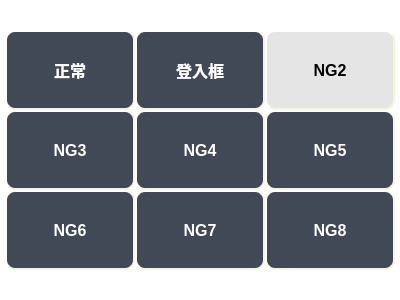
<?xml version="1.0" encoding="UTF-8"?>
<ui version="4.0">
 <class>TestForm</class>
 <widget class="QWidget" name="TestForm">
  <property name="geometry">
   <rect>
    <x>0</x>
    <y>0</y>
    <width>400</width>
    <height>300</height>
   </rect>
  </property>
  <property name="minimumSize">
   <size>
    <width>400</width>
    <height>300</height>
   </size>
  </property>
  <property name="maximumSize">
   <size>
    <width>400</width>
    <height>300</height>
   </size>
  </property>
  <property name="windowTitle">
   <string>Form</string>
  </property>
  <property name="styleSheet">
   <string notr="true">QWidget{background-color: transparent; border: 0px solid black;}</string>
  </property>
  <layout class="QGridLayout" name="gridLayout_2">
   <property name="leftMargin">
    <number>0</number>
   </property>
   <property name="topMargin">
    <number>0</number>
   </property>
   <property name="rightMargin">
    <number>0</number>
   </property>
   <property name="bottomMargin">
    <number>0</number>
   </property>
   <item row="0" column="0">
    <layout class="QGridLayout" name="gridLayout">
     <property name="leftMargin">
      <number>5</number>
     </property>
     <property name="rightMargin">
      <number>5</number>
     </property>
     <property name="spacing">
      <number>0</number>
     </property>
     <item row="0" column="0">
      <widget class="QPushButton" name="pushButton_ok">
       <property name="sizePolicy">
        <sizepolicy hsizetype="Minimum" vsizetype="Fixed">
         <horstretch>80</horstretch>
         <verstretch>80</verstretch>
        </sizepolicy>
       </property>
       <property name="minimumSize">
        <size>
         <width>80</width>
         <height>80</height>
        </size>
       </property>
       <property name="styleSheet">
        <string notr="true">QPushButton { 
                            color:#ffffff;
                            background-color:#424956;
                            border-style: outset;
                            border-width:2px;
                            border-radius:10px;
                            border-color: beige;
                            font: bold 16px;
                            padding:6px;
                            }
                            QPushButton:hover{
                            color:#ffffff;
                                background-color:#ff5500
                            }
                            QPushButton:pressed{
                            color:#ffffff;
                                background-color:#ff5500
                            }
                            QPushButton:!enabled{
									
								color: rgb(235, 235, 235);
								
	background-color: rgb(143, 143, 143);
							}</string>
       </property>
       <property name="text">
        <string>正常</string>
       </property>
       <property name="shortcut">
        <string>Space</string>
       </property>
      </widget>
     </item>
     <item row="2" column="1">
      <widget class="QPushButton" name="pushButton_ng7">
       <property name="sizePolicy">
        <sizepolicy hsizetype="Minimum" vsizetype="Fixed">
         <horstretch>80</horstretch>
         <verstretch>80</verstretch>
        </sizepolicy>
       </property>
       <property name="minimumSize">
        <size>
         <width>80</width>
         <height>80</height>
        </size>
       </property>
       <property name="styleSheet">
        <string notr="true">QPushButton { 
                            color:#ffffff;
                            background-color:#424956;
                            border-style: outset;
                            border-width:2px;
                            border-radius:10px;
                            border-color: beige;
                            font: bold 16px;
                            padding:6px;
                            }
                            QPushButton:hover{
                            color:#ffffff;
                                background-color:#ff5500
                            }
                            QPushButton:pressed{
                            color:#ffffff;
                                background-color:#ff5500
                            }
                            QPushButton:!enabled{
									
								color: rgb(235, 235, 235);
								
	background-color: rgb(143, 143, 143);
							}</string>
       </property>
       <property name="text">
        <string>NG7</string>
       </property>
       <property name="shortcut">
        <string/>
       </property>
      </widget>
     </item>
     <item row="2" column="0">
      <widget class="QPushButton" name="pushButton_ng6">
       <property name="sizePolicy">
        <sizepolicy hsizetype="Minimum" vsizetype="Fixed">
         <horstretch>80</horstretch>
         <verstretch>80</verstretch>
        </sizepolicy>
       </property>
       <property name="minimumSize">
        <size>
         <width>80</width>
         <height>80</height>
        </size>
       </property>
       <property name="styleSheet">
        <string notr="true">QPushButton { 
                            color:#ffffff;
                            background-color:#424956;
                            border-style: outset;
                            border-width:2px;
                            border-radius:10px;
                            border-color: beige;
                            font: bold 16px;
                            padding:6px;
                            }
                            QPushButton:hover{
                            color:#ffffff;
                                background-color:#ff5500
                            }
                            QPushButton:pressed{
                            color:#ffffff;
                                background-color:#ff5500
                            }
                            QPushButton:!enabled{
									
								color: rgb(235, 235, 235);
								
	background-color: rgb(143, 143, 143);
							}</string>
       </property>
       <property name="text">
        <string>NG6</string>
       </property>
       <property name="shortcut">
        <string/>
       </property>
      </widget>
     </item>
     <item row="2" column="2">
      <widget class="QPushButton" name="pushButton_ng8">
       <property name="sizePolicy">
        <sizepolicy hsizetype="Minimum" vsizetype="Fixed">
         <horstretch>80</horstretch>
         <verstretch>80</verstretch>
        </sizepolicy>
       </property>
       <property name="minimumSize">
        <size>
         <width>80</width>
         <height>80</height>
        </size>
       </property>
       <property name="styleSheet">
        <string notr="true">QPushButton { 
                            color:#ffffff;
                            background-color:#424956;
                            border-style: outset;
                            border-width:2px;
                            border-radius:10px;
                            border-color: beige;
                            font: bold 16px;
                            padding:6px;
                            }
                            QPushButton:hover{
                            color:#ffffff;
                                background-color:#ff5500
                            }
                            QPushButton:pressed{
                            color:#ffffff;
                                background-color:#ff5500
                            }
                            QPushButton:!enabled{
									
								color: rgb(235, 235, 235);
								
	background-color: rgb(143, 143, 143);
							}</string>
       </property>
       <property name="text">
        <string>NG8</string>
       </property>
       <property name="shortcut">
        <string>8</string>
       </property>
      </widget>
     </item>
     <item row="0" column="2">
      <widget class="QPushButton" name="pushButton_ng2">
       <property name="sizePolicy">
        <sizepolicy hsizetype="Minimum" vsizetype="Fixed">
         <horstretch>80</horstretch>
         <verstretch>80</verstretch>
        </sizepolicy>
       </property>
       <property name="minimumSize">
        <size>
         <width>80</width>
         <height>80</height>
        </size>
       </property>
       <property name="styleSheet">
        <string notr="true">QPushButton { 
                            color:#000000;
	background-color: rgb(229, 229, 229);
                            border-style: outset;
                            border-width:2px;
                            border-radius:10px;
                            border-color: beige;
                            font: bold 16px;
                            padding:6px;
                            }
                            QPushButton:hover{
                            color:#ffffff;
                                background-color:#ff5500
                            }
                            QPushButton:pressed{
                            color:#ffffff;
                                background-color:#ff5500
                            }
                            QPushButton:!enabled{
									
								color: rgb(235, 235, 235);
								
	background-color: rgb(143, 143, 143);
							}</string>
       </property>
       <property name="text">
        <string>NG2</string>
       </property>
       <property name="shortcut">
        <string>2</string>
       </property>
      </widget>
     </item>
     <item row="1" column="2">
      <widget class="QPushButton" name="pushButton_ng5">
       <property name="sizePolicy">
        <sizepolicy hsizetype="Minimum" vsizetype="Fixed">
         <horstretch>80</horstretch>
         <verstretch>80</verstretch>
        </sizepolicy>
       </property>
       <property name="minimumSize">
        <size>
         <width>80</width>
         <height>80</height>
        </size>
       </property>
       <property name="styleSheet">
        <string notr="true">QPushButton { 
                            color:#ffffff;
                            background-color:#424956;
                            border-style: outset;
                            border-width:2px;
                            border-radius:10px;
                            border-color: beige;
                            font: bold 16px;
                            padding:6px;
                            }
                            QPushButton:hover{
                            color:#ffffff;
                                background-color:#ff5500
                            }
                            QPushButton:pressed{
                            color:#ffffff;
                                background-color:#ff5500
                            }
                            QPushButton:!enabled{
									
								color: rgb(235, 235, 235);
								
	background-color: rgb(143, 143, 143);
							}</string>
       </property>
       <property name="text">
        <string>NG5</string>
       </property>
       <property name="shortcut">
        <string/>
       </property>
      </widget>
     </item>
     <item row="0" column="1">
      <widget class="QPushButton" name="pushButton_ng1">
       <property name="sizePolicy">
        <sizepolicy hsizetype="Minimum" vsizetype="Fixed">
         <horstretch>80</horstretch>
         <verstretch>80</verstretch>
        </sizepolicy>
       </property>
       <property name="minimumSize">
        <size>
         <width>80</width>
         <height>80</height>
        </size>
       </property>
       <property name="styleSheet">
        <string notr="true">QPushButton { 
                            color:#ffffff;
                            background-color:#424956;
                            border-style: outset;
                            border-width:2px;
                            border-radius:10px;
                            border-color: beige;
                            font: bold 16px;
                            padding:6px;
                            }
                            QPushButton:hover{
                            color:#ffffff;
                                background-color:#ff5500
                            }
                            QPushButton:pressed{
                            color:#ffffff;
                                background-color:#ff5500
                            }
                            QPushButton:!enabled{
									
								color: rgb(235, 235, 235);
								
	background-color: rgb(143, 143, 143);
							}</string>
       </property>
       <property name="text">
        <string>登入框</string>
       </property>
       <property name="shortcut">
        <string/>
       </property>
      </widget>
     </item>
     <item row="1" column="0">
      <widget class="QPushButton" name="pushButton_ng3">
       <property name="sizePolicy">
        <sizepolicy hsizetype="Minimum" vsizetype="Fixed">
         <horstretch>80</horstretch>
         <verstretch>80</verstretch>
        </sizepolicy>
       </property>
       <property name="minimumSize">
        <size>
         <width>80</width>
         <height>80</height>
        </size>
       </property>
       <property name="styleSheet">
        <string notr="true">QPushButton { 
                            color:#ffffff;
                            background-color:#424956;
                            border-style: outset;
                            border-width:2px;
                            border-radius:10px;
                            border-color: beige;
                            font: bold 16px;
                            padding:6px;
                            }
                            QPushButton:hover{
                            color:#ffffff;
                                background-color:#ff5500
                            }
                            QPushButton:pressed{
                            color:#ffffff;
                                background-color:#ff5500
                            }
                            QPushButton:!enabled{
									
								color: rgb(235, 235, 235);
								
	background-color: rgb(143, 143, 143);
							}</string>
       </property>
       <property name="text">
        <string>NG3</string>
       </property>
       <property name="shortcut">
        <string>3</string>
       </property>
      </widget>
     </item>
     <item row="1" column="1">
      <widget class="QPushButton" name="pushButton_ng4">
       <property name="sizePolicy">
        <sizepolicy hsizetype="Minimum" vsizetype="Fixed">
         <horstretch>80</horstretch>
         <verstretch>80</verstretch>
        </sizepolicy>
       </property>
       <property name="minimumSize">
        <size>
         <width>80</width>
         <height>80</height>
        </size>
       </property>
       <property name="styleSheet">
        <string notr="true">QPushButton { 
                            color:#ffffff;
                            background-color:#424956;
                            border-style: outset;
                            border-width:2px;
                            border-radius:10px;
                            border-color: beige;
                            font: bold 16px;
                            padding:6px;
                            }
                            QPushButton:hover{
                            color:#ffffff;
                                background-color:#ff5500
                            }
                            QPushButton:pressed{
                            color:#ffffff;
                                background-color:#ff5500
                            }
                            QPushButton:!enabled{
									
								color: rgb(235, 235, 235);
								
	background-color: rgb(143, 143, 143);
							}</string>
       </property>
       <property name="text">
        <string>NG4</string>
       </property>
       <property name="shortcut">
        <string/>
       </property>
      </widget>
     </item>
    </layout>
   </item>
  </layout>
 </widget>
 <resources/>
 <connections/>
</ui>
